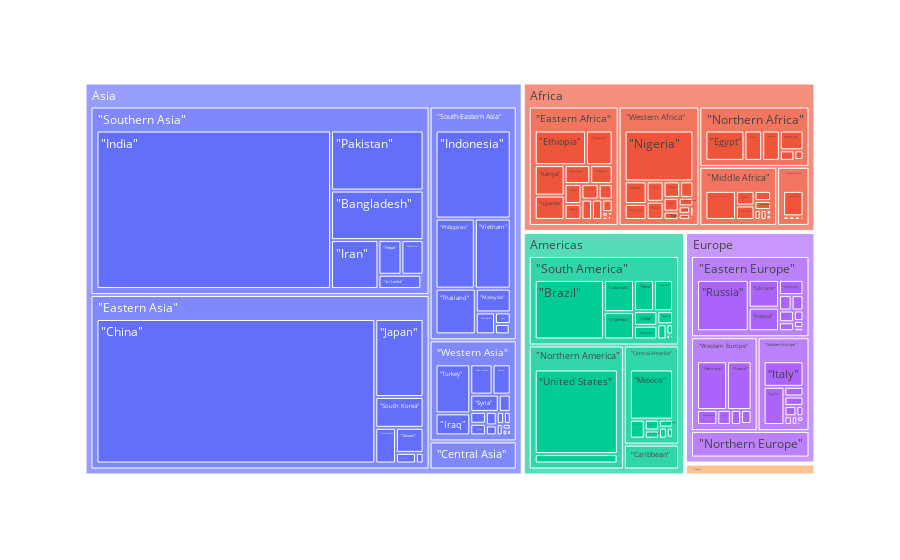

Source (notebook cell):
### Markdown cell above
# Interactive TreeMap

### Code cell
fig = px.treemap(df, path = ['region','subregion','key'],values='value')
fig.show()

### Figure 1 — Plotly figure (JSON) as saved in the notebook; plotly's stock layout.template omitted (floating-point values rounded to 4 significant figures; data arrays with more than 128 entries replaced by an {"elided": "..."} marker saying what was removed)
{"data": [{"branchvalues": "total", "domain": {"x": [0, 1], "y": [0, 1]}, "hovertemplate": "labels=%{label}<br>value=%{value}<br>parent=%{parent}<br>id=%{id}<extra></extra>", "ids": {"elided": "256 str values"}, "labels": {"elided": "256 str values"}, "name": "", "parents": {"elided": "256 str values"}, "type": "treemap", "values": {"elided": "256 int values"}}], "layout": {"legend": {"tracegroupgap": 0}, "margin": {"t": 60}}}
